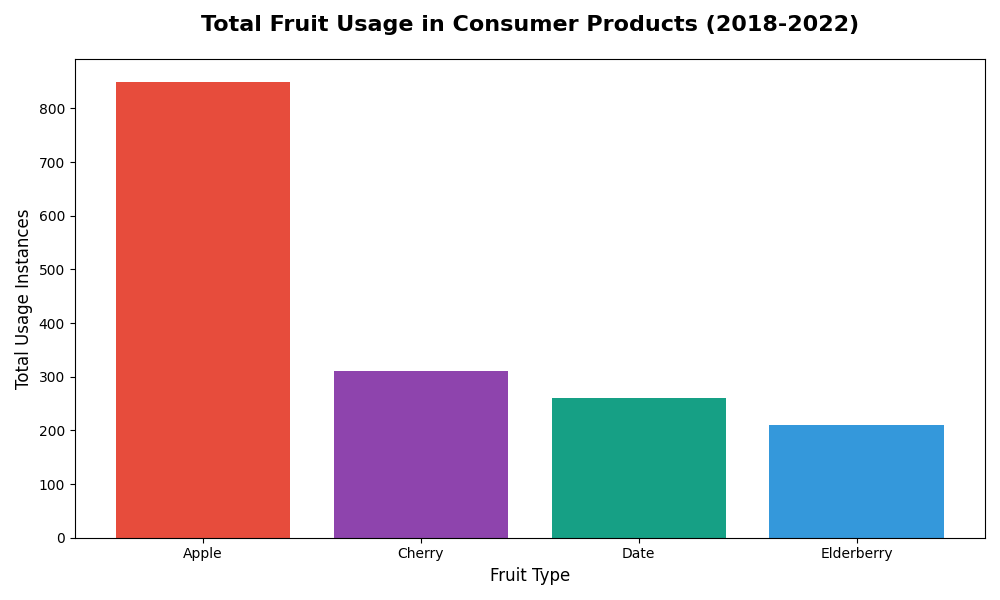

Write the Python code that produced this figure.
import matplotlib.pyplot as plt
import numpy as np

# Fruit types and their total usage over the years
fruit_types = ['Apple', 'Cherry', 'Date', 'Elderberry']
total_usage = np.sum(np.array([
    [150, 160, 170, 180, 190],  # Apple
    [50, 55, 60, 65, 80],       # Cherry
    [40, 45, 50, 55, 70],       # Date
    [30, 35, 40, 45, 60]        # Elderberry
]), axis=1)

# Sort fruits by total usage in descending order
sorted_indices = np.argsort(total_usage)[::-1]
sorted_fruits = np.array(fruit_types)[sorted_indices]
sorted_usage = total_usage[sorted_indices]

# Create a bar chart
plt.figure(figsize=(10, 6))
plt.bar(sorted_fruits, sorted_usage, color=['#e74c3c', '#8e44ad', '#16a085', '#3498db'])

# Set labels and title
plt.xlabel('Fruit Type', fontsize=12)
plt.ylabel('Total Usage Instances', fontsize=12)
plt.title('Total Fruit Usage in Consumer Products (2018-2022)', fontsize=16, fontweight='bold', pad=20)

# Display the sorted bar chart
plt.tight_layout()
plt.show()
